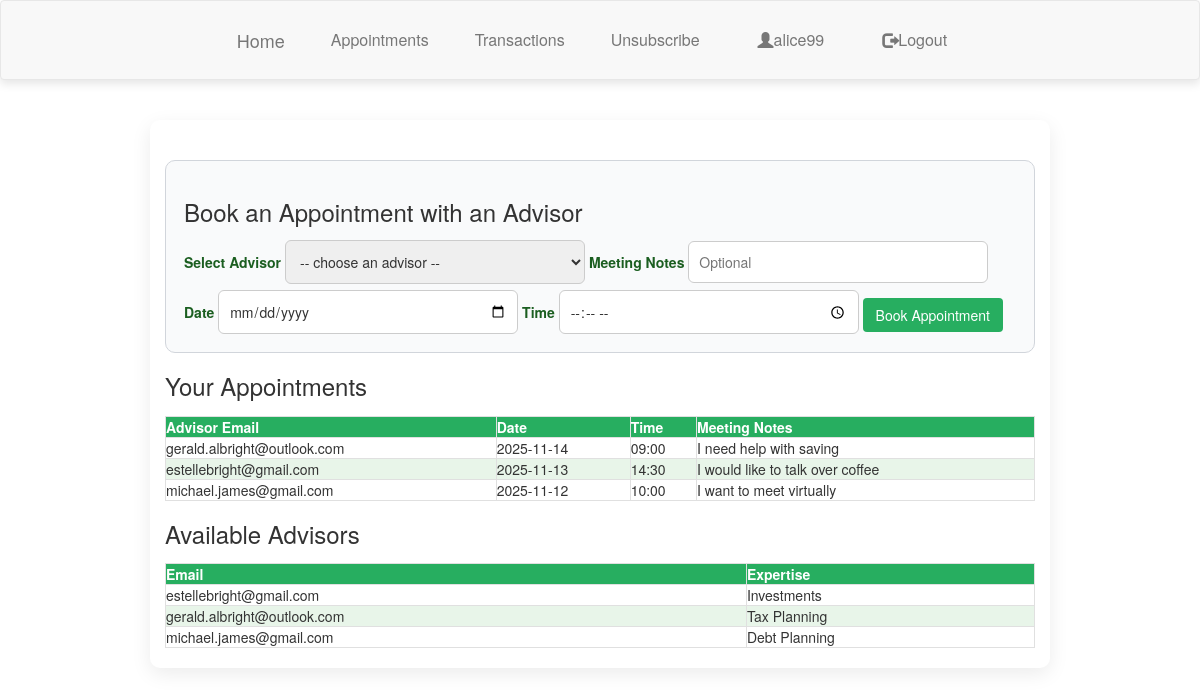
The app's page /appt_selection.php (signed in) with its own data.
### tables this page shows
CREATE TABLE users (
            id INTEGER PRIMARY KEY AUTOINCREMENT,
            username TEXT UNIQUE NOT NULL,
            password TEXT NOT NULL,
            created_at DATETIME DEFAULT CURRENT_TIMESTAMP
        );

CREATE TABLE appointment (
            id INTEGER PRIMARY KEY AUTOINCREMENT,
            advEmail TEXT NOT NULL,
            userEmail TEXT NOT NULL,
            date TEXT NOT NULL,
            time TEXT NOT NULL,
            notes TEXT NOT NULL
        );

CREATE TABLE advisor (
            email TEXT PRIMARY KEY,
            expertise TEXT NOT NULL,
            phonenumber TEXT NOT NULL,
            address TEXT NOT NULL
        );

### appt_selection.php (the view, shortened to what this page needs)
<?php
$dbfile = __DIR__ . '/demo.sqlite';
try {
    $connection = new PDO('sqlite:' . $dbfile);
    $connection->setAttribute(PDO::ATTR_ERRMODE, PDO::ERRMODE_EXCEPTION);
    $sql_query = $connection->prepare("SELECT username FROM users WHERE id = ?");
    $sql_query->execute([$_SESSION['user_id']]);
    $user = $sql_query->fetch();
    $username = $user['username'];
} catch (Exception $e) {
    die("DB connection error: " . htmlspecialchars($e->getMessage()));
}
$advisors = [];
try {
    $advisors = $connection->query("SELECT email, expertise  FROM advisor ORDER BY email ASC")->fetchAll();
} catch (Exception $e) {
    $message = "Error loading advisors: " . htmlspecialchars($e->getMessage());
}
$appointments = [];
try {
    $sql_query = $connection->prepare("SELECT advEmail, date, time, notes FROM appointment WHERE userEmail = ? ORDER BY date DESC, time ASC");
    $sql_query->execute([$username]);
    $appointments = $sql_query->fetchAll(PDO::FETCH_ASSOC);
} catch (Exception $e) {
    $message = "Error loading appointments: " . htmlspecialchars($e->getMessage());
}
?>
<!doctype html>
<html lang="en">
<head>
    <link rel="stylesheet" href="style.css">
</head>
<body>
    <?php include 'Navbar.php'; ?>
    <div class="container">
        <form method="post" action="">
            <h3>Book an Appointment with an Advisor</h3>
            <label for="advEmail">Select Advisor</label>
            <select name="advEmail" id="advEmail" required>
                <option value="">-- choose an advisor --</option>
            </select>
            <label for="notes">Meeting Notes</label>
            <input type="text" name="notes" id="notes" placeholder="Optional">
            <label for="date">Date</label>
            <input type="date" name="date" id="date" required>
            <label for="time">Time</label>
            <input type="time" name="time" id="time" required>
            <button type="submit" name="add_appt" class="btn">Book Appointment</button>
        </form>
        <div class="appointments">
            <h3>Your Appointments</h3>
            <?php if (count($appointments) === 0): ?>
                <p>No appointments booked yet.</p>
            <?php else: ?>
                <table>
                    <thead>
                        <tr>
                            <th>Advisor Email</th>
                            <th>Date</th>
                            <th>Time</th>
                            <th>Meeting Notes</th>
                        </tr>
                    </thead>
                    <tbody>
                        <?php foreach ($appointments as $a): ?>
                            <tr>
                                <td><?= htmlspecialchars($a['advEmail']) ?></td>
                                <td><?= htmlspecialchars($a['date']) ?></td>
                                <td><?= htmlspecialchars($a['time']) ?></td>
                                <td><?= htmlspecialchars($a['notes']) ?></td>
                            </tr>
                        <?php endforeach; ?>
                    </tbody>
                </table>
            <?php endif; ?>
        </div>
        <div class="advisors">
            <h3>Available Advisors</h3>
            <table>
                <thead>
                    <tr>
                        <th>Email</th>
                        <th>Expertise</th>
                    </tr>
                </thead>
                <tbody>
                    <?php foreach ($advisors as $adv): ?>
                        <tr>
                            <td><?= htmlspecialchars($adv['email']) ?></td>
                            <td><?= htmlspecialchars($adv['expertise']) ?></td>
                        </tr>
                    <?php endforeach; ?>
                </tbody>
            </table>
        </div>
    </div>
</body>
</html>

### Navbar.php (shortened to what this page needs)
<!DOCTYPE html>
<html lang="en">
<head>
  <link rel="stylesheet" href="https://maxcdn.bootstrapcdn.com/bootstrap/3.4.1/css/bootstrap.min.css">
</head>
<body>
  <nav class="navbar navbar-default">
    <div class="container-fluid">
      <div class="navbar-header">
        <a class="navbar-brand" href="dashboard.php">Home</a>
      </div>
      <ul class="nav navbar-nav">
        <li><a href="appt_selection.php">Appointments</a></li>
        <li><a href="transactions.php">Transactions</a></li>
        <li><a href="unsubscribe.php">Unsubscribe</a></li>
      </ul>
      <ul class="nav navbar-nav navbar-right">
        <li><a href="#"><span class="glyphicon glyphicon-user"></span> <?= htmlspecialchars($username) ?></a></li>
        <li><a href="index.php"><span class="glyphicon glyphicon-log-out"></span> Logout</a></li>
      </ul>
    </div>
  </nav>
</body>
</html>

### style.css (style rules this page uses)
body { font-family: 'Segoe UI', Tahoma, Geneva, Verdana, sans-serif; background-color: #f2f4f7; color: #1a1a1a; margin: 0; padding: 0; }
.container { max-width: 900px; margin: 40px auto; padding: 20px; background-color: #ffffff; border-radius: 10px; box-shadow: 0 6px 20px rgba(0,0,0,0.08); }
h1, h2, h3 { color: #1b5e20; margin-bottom: 12px; }
a { text-decoration: none; color: #27ae60; }
button, .btn { background-color: #27ae60; color: #fff; border: none; padding: 10px 20px; border-radius: 6px; cursor: pointer; font-size: 14px; font-weight: 500; transition: background 0.2s ease; }
form { margin-top: 20px; padding: 18px; border: 1px solid #d1d5db; border-radius: 10px; background-color: #f9fafb; }
label { display: block; margin-top: 12px; font-weight: 600; color: #1b5e20; }
input[type=text], input[type=password], input[type=number], input[type=date], input[type=time], select { width: 100%; max-width: 300px; padding: 10px; margin-top: 6px; border: 1px solid #ccc; border-radius: 6px; box-sizing: border-box; font-size: 14px; }
table { width: 100%; border-collapse: collapse; margin-top: 16px; font-size: 14px; }
th, td { border: 1px solid #e0e0e0; padding: 12px; text-align: left; }
thead { background-color: #27ae60; color: #fff; }
tbody tr:nth-child(even) { background-color: #e8f5e9; }
.navbar { display: flex; background-color: #27ae60; color: #fff; padding: 14px 24px; align-items: center; justify-content: space-between; flex-wrap: wrap; box-shadow: 0 4px 10px rgba(0,0,0,0.1); }
.navbar a { color: #fff; margin-right: 16px; font-weight: 500; }
.navbar-brand { font-weight: bold; font-size: 22px; color: #1b5e20; }
.navbar-right { display: flex; align-items: center; }
.navbar-right a { margin-left: 12px; }

### Navbar.php (style rules this page uses)
.navbar-nav>li>a, .navbar-brand { padding-top: 12px; padding-bottom: 12px; height: 50px; display: flex; align-items: center; }
.navbar-nav>li>a { font-size: 16px; }

### records on screen
users: username "alice99"
appointment: advEmail "gerald.albright@outlook.com", date "2025-11-14", time "09:00", notes "I need help with saving"
appointment: advEmail "estellebright@gmail.com", date "2025-11-13", time "14:30", notes "I would like to talk over coffee"
appointment: advEmail "michael.james@gmail.com", date "2025-11-12", time "10:00", notes "I want to meet virtually"
advisor: email "estellebright@gmail.com", expertise "Investments"
advisor: email "gerald.albright@outlook.com", expertise "Tax Planning"
advisor: email "michael.james@gmail.com", expertise "Debt Planning"
